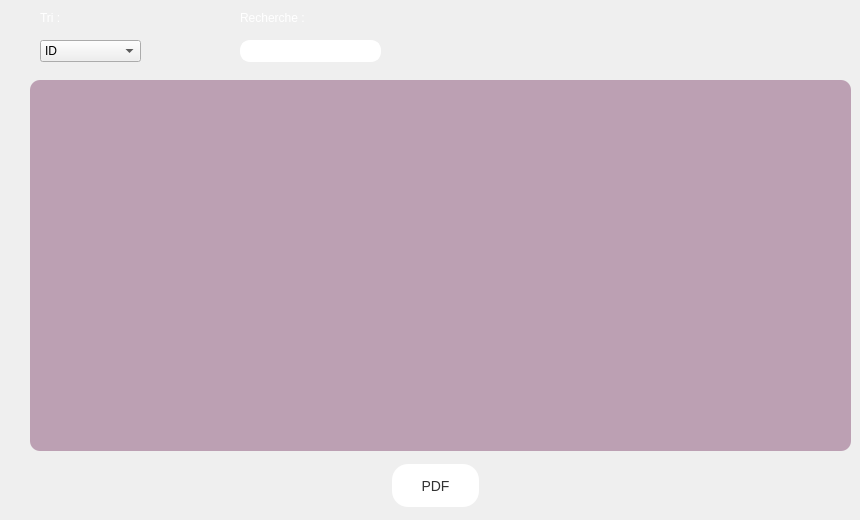
      <widget class="QWidget" name="tab">
       <attribute name="title">
        <string>Données</string>
       </attribute>
       <widget class="QTableView" name="Donnees">
        <property name="geometry">
         <rect>
          <x>30</x>
          <y>80</y>
          <width>821</width>
          <height>371</height>
         </rect>
        </property>
        <property name="styleSheet">
         <string notr="true">QTableView {
  background-color: #bca0B3;
  color: white;
  border-radius: 10px;
}

QTableView::item {
  padding: 4px;
  border: none;
}

QTableView::item:selected {
  background-color: #19666f;
  color: white;
}

QHeaderView::section {
  background-color: #003e46;
  color: white;
  padding: 4px;
  border: none;
}</string>
        </property>
       </widget>
       <widget class="QPushButton" name="PDF_el">
        <property name="geometry">
         <rect>
          <x>390</x>
          <y>460</y>
          <width>91</width>
          <height>51</height>
         </rect>
        </property>
        <property name="styleSheet">
         <string notr="true">QPushButton {
   background-color: #fff;
   border: none;
   color: #333;
   padding: 10px 20px;
   text-align: center;
   text-decoration: none;
   display: inline-block;
   font-size: 14px;
   margin: 4px 2px;
   cursor: pointer;
   border-radius: 16px;

}

QPushButton:hover {
   background-color: #F8B7C6;
}


QPushButton::pressed
{
	background-color: #EF829B;
}</string>
        </property>
        <property name="text">
         <string>PDF</string>
        </property>
        <property name="icon">
         <iconset resource="res.qrc">
          <normaloff>:/ico/icons/download.svg</normaloff>:/ico/icons/download.svg</iconset>
        </property>
        <property name="iconSize">
         <size>
          <width>22</width>
          <height>22</height>
         </size>
        </property>
       </widget>
       <widget class="QLabel" name="recherche">
        <property name="geometry">
         <rect>
          <x>40</x>
          <y>10</y>
          <width>56</width>
          <height>16</height>
         </rect>
        </property>
        <property name="styleSheet">
         <string notr="true">background : transparent;
color : white ;
</string>
        </property>
        <property name="text">
         <string>Tri :</string>
        </property>
       </widget>
       <widget class="QLabel" name="tri">
        <property name="geometry">
         <rect>
          <x>240</x>
          <y>10</y>
          <width>81</width>
          <height>16</height>
         </rect>
        </property>
        <property name="styleSheet">
         <string notr="true">background : transparent;
color : white;</string>
        </property>
        <property name="text">
         <string>Recherche :</string>
        </property>
       </widget>
       <widget class="QComboBox" name="combo_el">
        <property name="geometry">
         <rect>
          <x>40</x>
          <y>40</y>
          <width>101</width>
          <height>22</height>
         </rect>
        </property>
        <item>
         <property name="text">
          <string>ID</string>
         </property>
        </item>
        <item>
         <property name="text">
          <string>Nom</string>
         </property>
        </item>
        <item>
         <property name="text">
          <string>Classe</string>
         </property>
        </item>
       </widget>
       <widget class="QLineEdit" name="recherche_el">
        <property name="geometry">
         <rect>
          <x>240</x>
          <y>40</y>
          <width>141</width>
          <height>22</height>
         </rect>
        </property>
        <property name="styleSheet">
         <string notr="true">border: 2px solid white;
	border-radius: 10px;
color : white ;</string>
        </property>
       </widget>
      </widget>
